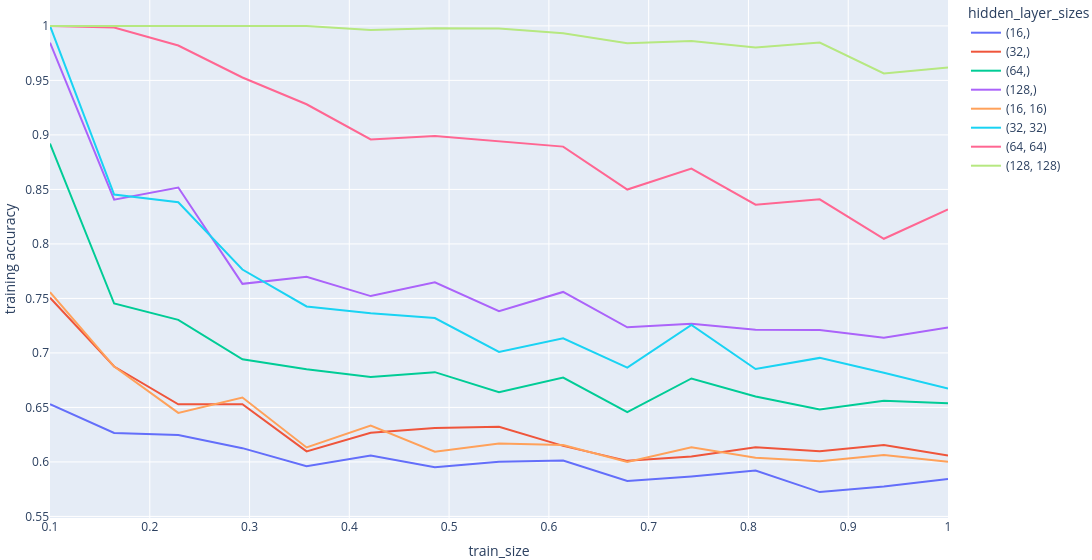
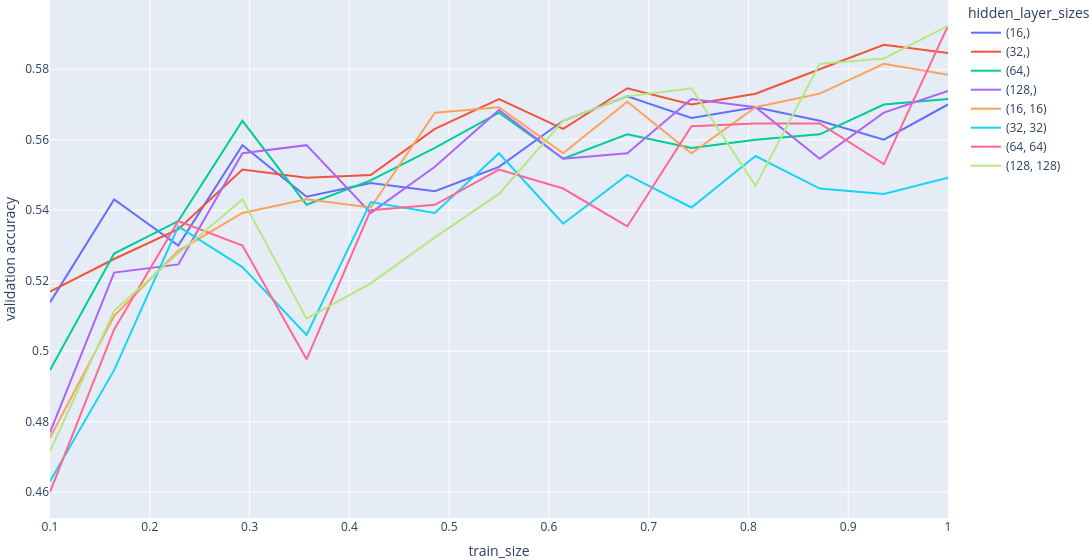

Notebook code cell kept with these figures, in order:
### Code cell
train_and_plot_learning_curves(
    [
        NN(hidden_layer_sizes=(16,)),
        NN(hidden_layer_sizes=(32,)),
        NN(hidden_layer_sizes=(64,)),
        NN(hidden_layer_sizes=(128,)),
        NN(hidden_layer_sizes=(16, 16)),
        NN(hidden_layer_sizes=(32, 32)),
        NN(hidden_layer_sizes=(64, 64)),
        NN(hidden_layer_sizes=(128, 128)),
    ],
    wine_X_tr,
    wine_y_tr,
    wine_X_val,
    wine_y_val,
    seed,
    "hidden_layer_sizes"
)

### Figure 1 — Plotly figure (JSON) as saved in the notebook; plotly's stock layout.template omitted (floating-point values rounded to 4 significant figures)
{"data": [{"hovertemplate": "hidden_layer_sizes=(16,)<br>train_size=%{x}<br>training accuracy=%{y}<extra></extra>", "legendgroup": "(16,)", "line": {"color": "#636efa", "dash": "solid"}, "marker": {"symbol": "circle"}, "mode": "lines", "name": "(16,)", "orientation": "v", "showlegend": true, "type": "scatter", "x": [0.1, 0.1643, 0.2286, 0.2929, 0.3571, 0.4214, 0.4857, 0.55, 0.6143, 0.6786, 0.7429, 0.8071, 0.8714, 0.9357, 1.0], "xaxis": "x", "y": [0.653, 0.6266, 0.6247, 0.6126, 0.596, 0.606, 0.5951, 0.6001, 0.6013, 0.5825, 0.5867, 0.5921, 0.5723, 0.5773, 0.5843], "yaxis": "y"}, {"hovertemplate": "hidden_layer_sizes=(32,)<br>train_size=%{x}<br>training accuracy=%{y}<extra></extra>", "legendgroup": "(32,)", "line": {"color": "#EF553B", "dash": "solid"}, "marker": {"symbol": "circle"}, "mode": "lines", "name": "(32,)", "orientation": "v", "showlegend": true, "type": "scatter", "x": [0.1, 0.1643, 0.2286, 0.2929, 0.3571, 0.4214, 0.4857, 0.55, 0.6143, 0.6786, 0.7429, 0.8071, 0.8714, 0.9357, 1.0], "xaxis": "x", "y": [0.7506, 0.6875, 0.6528, 0.6529, 0.6096, 0.6267, 0.6311, 0.6323, 0.6147, 0.601, 0.605, 0.6134, 0.6097, 0.6155, 0.6059], "yaxis": "y"}, {"hovertemplate": "hidden_layer_sizes=(64,)<br>train_size=%{x}<br>training accuracy=%{y}<extra></extra>", "legendgroup": "(64,)", "line": {"color": "#00cc96", "dash": "solid"}, "marker": {"symbol": "circle"}, "mode": "lines", "name": "(64,)", "orientation": "v", "showlegend": true, "type": "scatter", "x": [0.1, 0.1643, 0.2286, 0.2929, 0.3571, 0.4214, 0.4857, 0.55, 0.6143, 0.6786, 0.7429, 0.8071, 0.8714, 0.9357, 1.0], "xaxis": "x", "y": [0.892, 0.7453, 0.7303, 0.6941, 0.6851, 0.6778, 0.6823, 0.664, 0.6774, 0.6456, 0.6766, 0.6601, 0.648, 0.6561, 0.6538], "yaxis": "y"}, {"hovertemplate": "hidden_layer_sizes=(128,)<br>train_size=%{x}<br>training accuracy=%{y}<extra></extra>", "legendgroup": "(128,)", "line": {"color": "#ab63fa", "dash": "solid"}, "marker": {"symbol": "circle"}, "mode": "lines", "name": "(128,)", "orientation": "v", "showlegend": true, "type": "scatter", "x": [0.1, 0.1643, 0.2286, 0.2929, 0.3571, 0.4214, 0.4857, 0.55, 0.6143, 0.6786, 0.7429, 0.8071, 0.8714, 0.9357, 1.0], "xaxis": "x", "y": [0.9846, 0.8406, 0.8517, 0.7634, 0.7699, 0.7521, 0.7648, 0.7382, 0.756, 0.7235, 0.7267, 0.7211, 0.7211, 0.7139, 0.7234], "yaxis": "y"}, {"hovertemplate": "hidden_layer_sizes=(16, 16)<br>train_size=%{x}<br>training accuracy=%{y}<extra></extra>", "legendgroup": "(16, 16)", "line": {"color": "#FFA15A", "dash": "solid"}, "marker": {"symbol": "circle"}, "mode": "lines", "name": "(16, 16)", "orientation": "v", "showlegend": true, "type": "scatter", "x": [0.1, 0.1643, 0.2286, 0.2929, 0.3571, 0.4214, 0.4857, 0.55, 0.6143, 0.6786, 0.7429, 0.8071, 0.8714, 0.9357, 1.0], "xaxis": "x", "y": [0.7558, 0.6875, 0.6449, 0.6591, 0.6132, 0.6334, 0.6094, 0.6169, 0.6155, 0.5998, 0.6133, 0.6038, 0.6006, 0.6064, 0.6002], "yaxis": "y"}, {"hovertemplate": "hidden_layer_sizes=(32, 32)<br>train_size=%{x}<br>training accuracy=%{y}<extra></extra>", "legendgroup": "(32, 32)", "line": {"color": "#19d3f3", "dash": "solid"}, "marker": {"symbol": "circle"}, "mode": "lines", "name": "(32, 32)", "orientation": "v", "showlegend": true, "type": "scatter", "x": [0.1, 0.1643, 0.2286, 0.2929, 0.3571, 0.4214, 0.4857, 0.55, 0.6143, 0.6786, 0.7429, 0.8071, 0.8714, 0.9357, 1.0], "xaxis": "x", "y": [1.0, 0.8453, 0.8382, 0.7765, 0.7426, 0.7363, 0.732, 0.7009, 0.7133, 0.6865, 0.7256, 0.6852, 0.6954, 0.6818, 0.6674], "yaxis": "y"}, {"hovertemplate": "hidden_layer_sizes=(64, 64)<br>train_size=%{x}<br>training accuracy=%{y}<extra></extra>", "legendgroup": "(64, 64)", "line": {"color": "#FF6692", "dash": "solid"}, "marker": {"symbol": "circle"}, "mode": "lines", "name": "(64, 64)", "orientation": "v", "showlegend": true, "type": "scatter", "x": [0.1, 0.1643, 0.2286, 0.2929, 0.3571, 0.4214, 0.4857, 0.55, 0.6143, 0.6786, 0.7429, 0.8071, 0.8714, 0.9357, 1.0], "xaxis": "x", "y": [1.0, 0.9984, 0.982, 0.9527, 0.9281, 0.8959, 0.899, 0.8941, 0.8893, 0.8498, 0.869, 0.8359, 0.8409, 0.8047, 0.8317], "yaxis": "y"}, {"hovertemplate": "hidden_layer_sizes=(128, 128)<br>train_size=%{x}<br>training accuracy=%{y}<extra></extra>", "legendgroup": "(128, 128)", "line": {"color": "#B6E880", "dash": "solid"}, "marker": {"symbol": "circle"}, "mode": "lines", "name": "(128, 128)", "orientation": "v", "showlegend": true, "type": "scatter", "x": [0.1, 0.1643, 0.2286, 0.2929, 0.3571, 0.4214, 0.4857, 0.55, 0.6143, 0.6786, 0.7429, 0.8071, 0.8714, 0.9357, 1.0], "xaxis": "x", "y": [1.0, 1.0, 1.0, 1.0, 1.0, 0.9963, 0.9979, 0.9977, 0.9933, 0.9841, 0.9862, 0.9803, 0.9847, 0.9564, 0.9618], "yaxis": "y"}], "layout": {"legend": {"title": {"text": "hidden_layer_sizes"}, "tracegroupgap": 0}, "margin": {"b": 0, "l": 0, "r": 0, "t": 0}, "width": 1200, "xaxis": {"anchor": "y", "domain": [0, 1], "title": {"text": "train_size"}}, "yaxis": {"anchor": "x", "domain": [0, 1], "title": {"text": "training accuracy"}}}}

### Figure 2 — Plotly figure (JSON) as saved in the notebook; plotly's stock layout.template omitted (floating-point values rounded to 4 significant figures)
{"data": [{"hovertemplate": "hidden_layer_sizes=(16,)<br>train_size=%{x}<br>validation accuracy=%{y}<extra></extra>", "legendgroup": "(16,)", "line": {"color": "#636efa", "dash": "solid"}, "marker": {"symbol": "circle"}, "mode": "lines", "name": "(16,)", "orientation": "v", "showlegend": true, "type": "scatter", "x": [0.1, 0.1643, 0.2286, 0.2929, 0.3571, 0.4214, 0.4857, 0.55, 0.6143, 0.6786, 0.7429, 0.8071, 0.8714, 0.9357, 1.0], "xaxis": "x", "y": [0.5138, 0.5431, 0.53, 0.5585, 0.5438, 0.5477, 0.5454, 0.5523, 0.5654, 0.5723, 0.5662, 0.5692, 0.5654, 0.56, 0.57], "yaxis": "y"}, {"hovertemplate": "hidden_layer_sizes=(32,)<br>train_size=%{x}<br>validation accuracy=%{y}<extra></extra>", "legendgroup": "(32,)", "line": {"color": "#EF553B", "dash": "solid"}, "marker": {"symbol": "circle"}, "mode": "lines", "name": "(32,)", "orientation": "v", "showlegend": true, "type": "scatter", "x": [0.1, 0.1643, 0.2286, 0.2929, 0.3571, 0.4214, 0.4857, 0.55, 0.6143, 0.6786, 0.7429, 0.8071, 0.8714, 0.9357, 1.0], "xaxis": "x", "y": [0.5169, 0.5262, 0.5346, 0.5515, 0.5492, 0.55, 0.5631, 0.5715, 0.5631, 0.5746, 0.57, 0.5731, 0.58, 0.5869, 0.5846], "yaxis": "y"}, {"hovertemplate": "hidden_layer_sizes=(64,)<br>train_size=%{x}<br>validation accuracy=%{y}<extra></extra>", "legendgroup": "(64,)", "line": {"color": "#00cc96", "dash": "solid"}, "marker": {"symbol": "circle"}, "mode": "lines", "name": "(64,)", "orientation": "v", "showlegend": true, "type": "scatter", "x": [0.1, 0.1643, 0.2286, 0.2929, 0.3571, 0.4214, 0.4857, 0.55, 0.6143, 0.6786, 0.7429, 0.8071, 0.8714, 0.9357, 1.0], "xaxis": "x", "y": [0.4946, 0.5277, 0.5369, 0.5654, 0.5415, 0.5485, 0.5577, 0.5677, 0.5546, 0.5615, 0.5577, 0.56, 0.5615, 0.57, 0.5715], "yaxis": "y"}, {"hovertemplate": "hidden_layer_sizes=(128,)<br>train_size=%{x}<br>validation accuracy=%{y}<extra></extra>", "legendgroup": "(128,)", "line": {"color": "#ab63fa", "dash": "solid"}, "marker": {"symbol": "circle"}, "mode": "lines", "name": "(128,)", "orientation": "v", "showlegend": true, "type": "scatter", "x": [0.1, 0.1643, 0.2286, 0.2929, 0.3571, 0.4214, 0.4857, 0.55, 0.6143, 0.6786, 0.7429, 0.8071, 0.8714, 0.9357, 1.0], "xaxis": "x", "y": [0.4769, 0.5223, 0.5246, 0.5562, 0.5585, 0.5392, 0.5523, 0.5685, 0.5546, 0.5562, 0.5715, 0.5692, 0.5546, 0.5677, 0.5738], "yaxis": "y"}, {"hovertemplate": "hidden_layer_sizes=(16, 16)<br>train_size=%{x}<br>validation accuracy=%{y}<extra></extra>", "legendgroup": "(16, 16)", "line": {"color": "#FFA15A", "dash": "solid"}, "marker": {"symbol": "circle"}, "mode": "lines", "name": "(16, 16)", "orientation": "v", "showlegend": true, "type": "scatter", "x": [0.1, 0.1643, 0.2286, 0.2929, 0.3571, 0.4214, 0.4857, 0.55, 0.6143, 0.6786, 0.7429, 0.8071, 0.8714, 0.9357, 1.0], "xaxis": "x", "y": [0.4754, 0.51, 0.5285, 0.5392, 0.5431, 0.5408, 0.5677, 0.5692, 0.5562, 0.5708, 0.5562, 0.5692, 0.5731, 0.5815, 0.5785], "yaxis": "y"}, {"hovertemplate": "hidden_layer_sizes=(32, 32)<br>train_size=%{x}<br>validation accuracy=%{y}<extra></extra>", "legendgroup": "(32, 32)", "line": {"color": "#19d3f3", "dash": "solid"}, "marker": {"symbol": "circle"}, "mode": "lines", "name": "(32, 32)", "orientation": "v", "showlegend": true, "type": "scatter", "x": [0.1, 0.1643, 0.2286, 0.2929, 0.3571, 0.4214, 0.4857, 0.55, 0.6143, 0.6786, 0.7429, 0.8071, 0.8714, 0.9357, 1.0], "xaxis": "x", "y": [0.4631, 0.4946, 0.5354, 0.5238, 0.5046, 0.5423, 0.5392, 0.5562, 0.5362, 0.55, 0.5408, 0.5554, 0.5462, 0.5446, 0.5492], "yaxis": "y"}, {"hovertemplate": "hidden_layer_sizes=(64, 64)<br>train_size=%{x}<br>validation accuracy=%{y}<extra></extra>", "legendgroup": "(64, 64)", "line": {"color": "#FF6692", "dash": "solid"}, "marker": {"symbol": "circle"}, "mode": "lines", "name": "(64, 64)", "orientation": "v", "showlegend": true, "type": "scatter", "x": [0.1, 0.1643, 0.2286, 0.2929, 0.3571, 0.4214, 0.4857, 0.55, 0.6143, 0.6786, 0.7429, 0.8071, 0.8714, 0.9357, 1.0], "xaxis": "x", "y": [0.46, 0.5062, 0.5369, 0.53, 0.4977, 0.54, 0.5415, 0.5515, 0.5462, 0.5354, 0.5638, 0.5646, 0.5646, 0.5531, 0.5923], "yaxis": "y"}, {"hovertemplate": "hidden_layer_sizes=(128, 128)<br>train_size=%{x}<br>validation accuracy=%{y}<extra></extra>", "legendgroup": "(128, 128)", "line": {"color": "#B6E880", "dash": "solid"}, "marker": {"symbol": "circle"}, "mode": "lines", "name": "(128, 128)", "orientation": "v", "showlegend": true, "type": "scatter", "x": [0.1, 0.1643, 0.2286, 0.2929, 0.3571, 0.4214, 0.4857, 0.55, 0.6143, 0.6786, 0.7429, 0.8071, 0.8714, 0.9357, 1.0], "xaxis": "x", "y": [0.4715, 0.5115, 0.5277, 0.5431, 0.5092, 0.5192, 0.5323, 0.5446, 0.5654, 0.5723, 0.5746, 0.5469, 0.5815, 0.5831, 0.5923], "yaxis": "y"}], "layout": {"legend": {"title": {"text": "hidden_layer_sizes"}, "tracegroupgap": 0}, "margin": {"b": 0, "l": 0, "r": 0, "t": 0}, "width": 1200, "xaxis": {"anchor": "y", "domain": [0, 1], "title": {"text": "train_size"}}, "yaxis": {"anchor": "x", "domain": [0, 1], "title": {"text": "validation accuracy"}}}}
